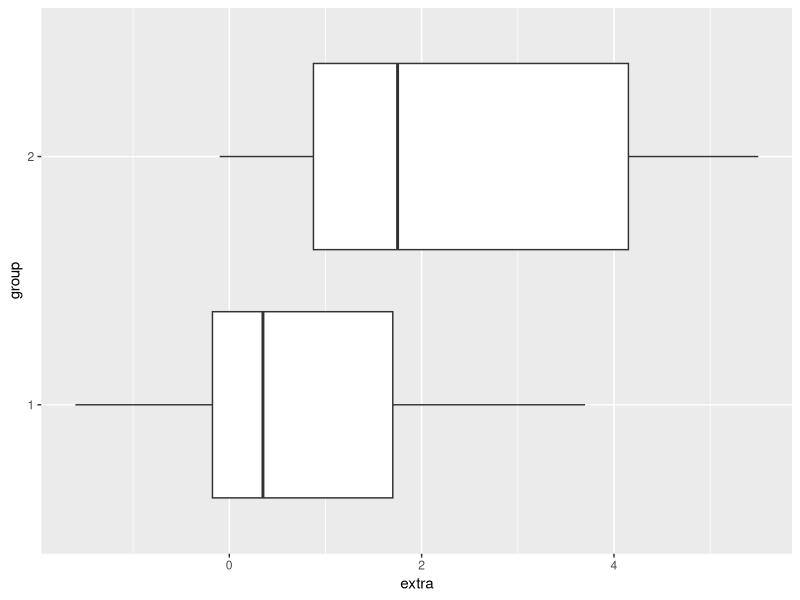

Here is the R script that generated this plot:
## ---- chunk 1
knitr::opts_chunk$set(
   warning = FALSE, message = FALSE,
   fig.align = 'center', fig.retina = 2,
  collapse = TRUE,
  comment = "#>"
)
library(tidyverse)
library(knitr)
# source(here::here("R/zzz.R"))
## ---- chunk 2
x <- 3
## ---- chunk 3
rm(x)
## ---- chunk 4
new_x <- 25/5
new_x
## ---- chunk 5
x <- 3
y <- x * 4
## ---- chunk 6

n_eggs <- 6
egg_mass_g <- 14
egg_mass_total <- n_eggs * egg_mass_g
egg_mass_total

## ---- chunk 7
sqrt(49)
## ---- chunk 8
weight_lb <- 0.36054
sqrt(weight_lb)
## ---- chunk 9
class(3)
class(weight_lb)
## ---- chunk 10
"hello world"
## ---- chunk 11
class("hello world")
class(TRUE)
class(FALSE)
## ---- chunk 12
class(TRUE)
class(FALSE)

char1 <- "apple"
class(char1)
fact1 <- as.factor(char1)
class(fact1)
## ---- chunk 13
weight_lb
round(x = weight_lb, digits = 1)
## ---- chunk 14
round(weight_lb, 1)
## ---- chunk 15
round(digits = 1, x = weight_lb)
## ---- chunk 16
weight_lb
## ---- chunk 17
weight_rounded <- round(weight_lb, digits = 1)
weight_rounded
## ---- chunk 18
n1 <- 44     
n2 <- 32     
m2 <- 15
## ---- chunk 19
n1 <- 44 # Number of individuals captured on first occasion

n2 <- 32 # Number of individuals captured on second occasion
  
m2 <- 15 # Number of previously marked individuals captured on second occasion
## ---- chunk 20
# load the pre-built data set in R called "CO2"
data(CO2)

# what are the names of the columns?
names(CO2)

# we are only interested in the "chilled"  treatment group
# filter out this group and save in a new object for
# further analysis
# also switching to lower case for easier typing
co2_chilled <- CO2[CO2$Treatment == "chilled",]

# what is the average uptake of the chilled treatment?
mean(co2_chilled$uptake)
## ---- chunk 21
vec1 <- c(3, 5, 2)
vec1
## ---- chunk 22
vec2 <- 1:10
vec2

vec3 <- seq(from = 1, to = 10, by = 1)
vec3
## ---- chunk 23
occasions <- c("Occasion1", "Occasion2", "Occasion3")
occasions
class(occasions)
## ---- chunk 24
lgl_vec <- c(TRUE, TRUE, FALSE)
class(lgl_vec)
class(occasions)
class(vec1)
## ---- chunk 25
mixed_vec <- c(1, 2, "apple", TRUE)
class(mixed_vec)
mixed_vec
## ---- chunk 26
as.numeric(c(FALSE, TRUE))
## ---- chunk 27
# first, recall what the value of x is
x
# what is the length of x?
length(x)
# length of mixed_vec
length(mixed_vec)
## ---- chunk 28
y <- c(2, 4, 8, 5, 25, 3, 6, 1)
y[3]
## ---- chunk 29
y[c(1,3)]
## ---- chunk 30
# Remove the second element
y[-2]
## ---- chunk 31
y[c(5,4,3,2,1)]
## ---- chunk 32


tick <- data.frame(Individual = 1:5, 
                  Ticks = c(4,7,2,3,150))

tick %>%
  kable("html", align = 'c')
  
## ---- chunk 33
ticks <- c(4, 7, 2, 3, 150)

sum(ticks)
## ---- chunk 34
mean(ticks)
## ---- chunk 35
sd(ticks)
## ---- chunk 36
count <- c(9, 16, 3, 10)
mean(count)
max(count)
min(count)
sum(count)
## ---- chunk 37
count_na <- c(9, 16, NA, 10)
## ---- chunk 38
mean(count_na)
## ---- chunk 39
mean(count_na, na.rm = TRUE)
## ---- chunk 40
swth <- data.frame(Individual = 1:6, 
                   mass = c(36.2, 34.6, 31.0, 31.8, 29.4, 32.0),
                   wing <- c(95.1, 88.4, 97.9, 96.8, 92.3, 90.6))

swth %>%
  kable("html", col.names = c("Individual", "Mass (g)", "Wing chord (mm)"), align = 'c')
  
## ---- chunk 41
mass <- c(36.2, 34.6, 31.0, 31.8, 29.4, 32.0)
wing <- c(95.1, 88.4, 97.9, 96.8, 92.3, 90.6)

cond <- mass/wing
cond
## ---- chunk 42
data.frame(mass, wing)
## ---- chunk 43
data(sleep)
sleep
## ---- chunk 44
length(sleep)
## ---- chunk 45
dim(sleep)
nrow(sleep)
ncol(sleep) 
## ---- chunk 46
names(sleep)
## ---- chunk 47
str(sleep)
## ---- chunk 48
sleep
# extract the second row and first column
sleep[2,1]
## ---- chunk 49
# extract just the 3rd row from sleep  
sleep[3,]
# extract just the first column from sleep
sleep[,1]
## ---- chunk 50
sleep$extra
sleep$group
## ---- chunk 51
class(sleep$extra)
class(sleep$group)
## ---- chunk 52
library(ggplot2)
## ---- chunk 53
ggplot(sleep,
       aes(x = extra,
           y = group)) +
  geom_boxplot()
